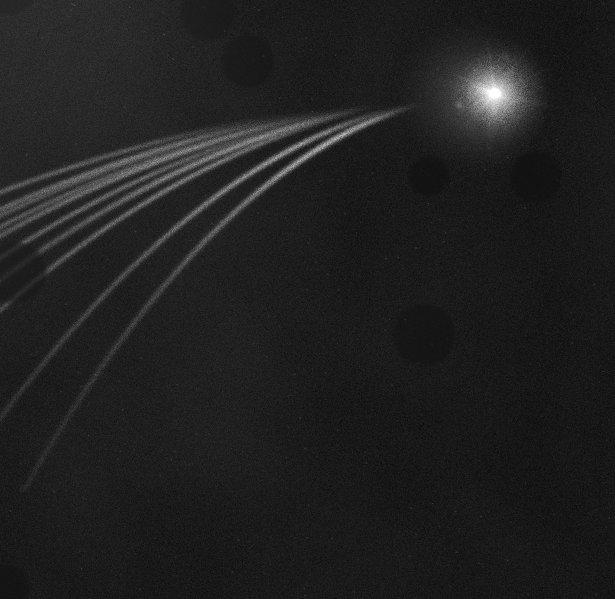
#> input picture example.png, 1230 x 1198 px (shown at 1/2 size); its folder holds only this picture in this run
$ python -i image_ops.py   (imports and definitions only)
#> lines starting #> are read from the running program, lines starting #| are printed output that depends on the picture; after the words box and inside, x2 and y2 are one past the last pixel; in counts of white or black regions, pixels touching at a corner belong together
#> further down, picture is the input picture: shape (1198, 1230); min 0, max 255, mean 32
import cv2
import numpy as np

from oblisk.reporting.pipeline_log import (
    OrientationDecision,
    ParityDecision,
    QuadrantPixelCounts,
)


# [100 lines left out: functions find_brightest_spot, find_brightest_spot_robust, standardize_orientation, not called in this run]


def standardize_parity(image: np.ndarray) -> tuple[np.ndarray, ParityDecision]:
    """Normalize left/right fan parity after orientation has been standardized."""

    blurred = cv2.GaussianBlur(image, (5, 5), 0)
    _, _, _, max_loc = cv2.minMaxLoc(blurred)
#> max_loc = (988, 178)
    ox, oy = max_loc
#> ox = 988; oy = 178

    masked = image.copy()
    cv2.circle(masked, (ox, oy), radius=60, color=(0, 0, 0), thickness=-1)
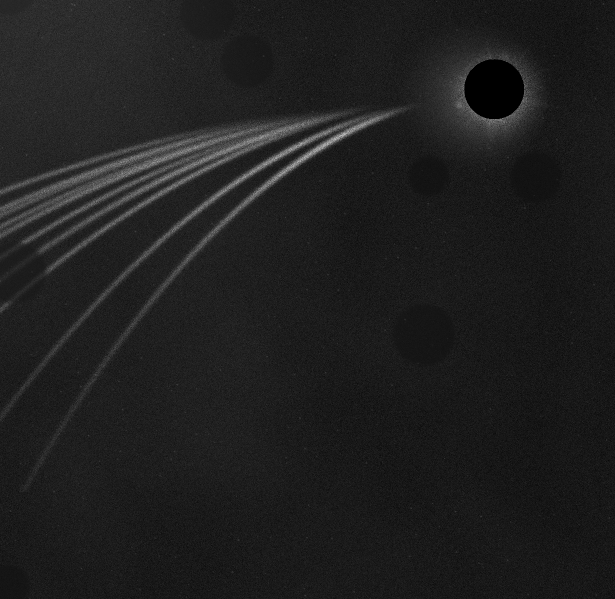
#> masked: shape (1198, 1230) (shown at 1/2 size); 0.77% of pixels changed, all inside (x1, y1, x2, y2) = (928, 118, 1049, 239)

    non_zero = masked[masked > 0]
    if len(non_zero) == 0:
        parity = ParityDecision(
            pixels_high_angle=0,
            pixels_low_angle=0,
            mirrored_fan_detected=False,
            horizontal_flip_applied=False,
            reorientation_after_horizontal_flip=None,
            final_vertical_flip_applied=False,
        )
        return image, parity

    thresh_val = np.percentile(non_zero, 75)
#> thresh_val = 35
    _, thresh = cv2.threshold(masked, thresh_val, 255, cv2.THRESH_BINARY)
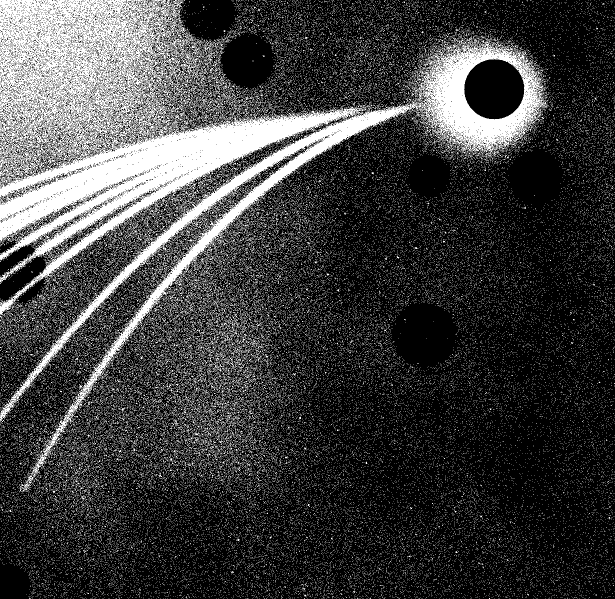
#> thresh: shape (1198, 1230) (shown at 1/2 size); 24.5% white; 60867 white regions (60388 under 20 px), largest, box (x1, y1, x2, y2) and area: (0, 0, 1095, 984) 225330, (411, 146, 454, 191) 427, (442, 184, 490, 227) 319

    y_idx, x_idx = np.nonzero(thresh)

    dy = oy - y_idx
    dx = x_idx - ox

    valid_mask = (dx > 0) & (dy > 0)
    dx = dx[valid_mask]
#> dx = 4925 values, max 241 at index 167, min 1 at index 0, mean 80.4
    dy = dy[valid_mask]
#> dy = 4925 values, max 178 at index 0, min 1 at index 4884, mean 63.55

    if len(dx) == 0:
        parity = ParityDecision(
            pixels_high_angle=0,
            pixels_low_angle=0,
            mirrored_fan_detected=False,
            horizontal_flip_applied=False,
            reorientation_after_horizontal_flip=None,
            final_vertical_flip_applied=False,
        )
        return image, parity

    angles = np.arctan2(dy, dx)
#> angles = 4925 values, max 1.57 at index 0, min 0.00427 at index 4924, mean 0.721

    min_angle = np.percentile(angles, 5)
#> min_angle = 0.0641
    max_angle = np.percentile(angles, 95)
#> max_angle = 1.47
    mid_angle = (min_angle + max_angle) / 2.0
#> mid_angle = 0.768

    pixels_high_angle = int(np.sum(angles > mid_angle))
#> pixels_high_angle = 2177
    pixels_low_angle = int(np.sum(angles < mid_angle))
#> pixels_low_angle = 2748

    mirrored = pixels_high_angle > pixels_low_angle
#> mirrored = False
    reorient_after: OrientationDecision | None = None
    if mirrored:
        flipped = cv2.flip(image, 1)
        result, reorient_after = standardize_orientation(flipped)
    else:
        result = image

    out = cv2.flip(result, 0)
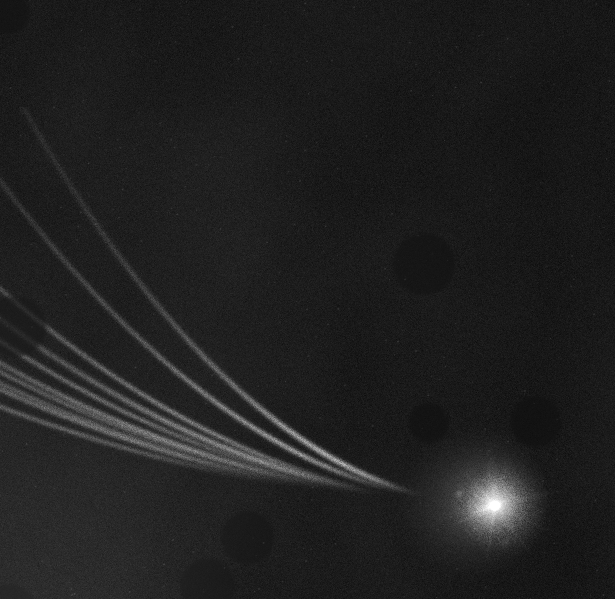
#> out: shape (1198, 1230) (shown at 1/2 size); min 0, max 255, mean 32
#> (the run stopped early here; a loop or call above may not have finished)
